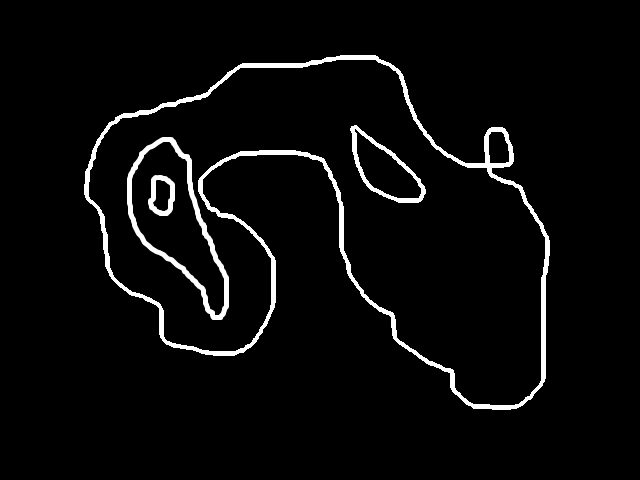
#> input picture region.png, 640 x 480 px
$ python region.py
#> lines starting #> are read from the running program, lines starting #| are printed output that depends on the picture; after the words box and inside, x2 and y2 are one past the last pixel; in counts of white or black regions, pixels touching at a corner belong together

import cv2
import numpy as np
import matplotlib.pyplot as plt

# Read the image
image = cv2.imread('region.png')
#> image is the input picture: shape (480, 640, 3); min 0, max 255, mean 9.9

# Convert the image to grayscale
gray_image = cv2.cvtColor(image, cv2.COLOR_BGR2GRAY)

# Threshold the image to create a binary mask
_, mask = cv2.threshold(gray_image, 0, 255, cv2.THRESH_BINARY)
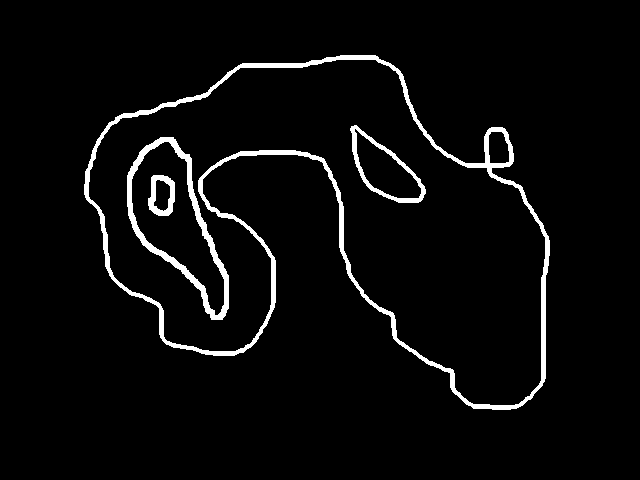
#> mask: shape (480, 640); 4% white; 4 white regions, box (x1, y1, x2, y2) and area: (84, 55, 550, 410) 8265, (127, 137, 229, 320) 2556, (350, 125, 426, 203) 951, (148, 175, 175, 216) 557

# Copy the mask to ensure the original image doesn't get overwritten
filled_image = mask.copy()

# Choose a seed point (x, y) within the region you want to fill
seed_point = (100, 100)

# Perform region filling using flood fill algorithm
cv2.floodFill(filled_image, None, seed_point, 255)
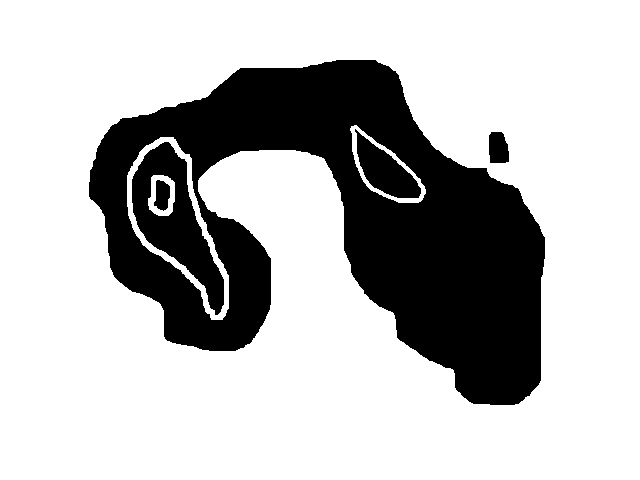
#> filled_image: shape (480, 640); 73.7% white; 5 black regions, box (x1, y1, x2, y2) and area: (89, 60, 545, 405) 71684, (132, 142, 224, 315) 6186, (355, 129, 421, 198) 2122, (489, 132, 509, 163) 545, (154, 180, 170, 211) 367

# Invert the filled image (optional)
filled_image = cv2.bitwise_not(filled_image)

# Display the original image and the filled region using subplots
plt.figure(figsize=(10, 5))

plt.subplot(1, 2, 1)
plt.imshow(cv2.cvtColor(image, cv2.COLOR_BGR2RGB))
plt.title('Original Image')
plt.axis('off')

plt.subplot(1, 2, 2)
plt.imshow(filled_image, cmap='gray')
plt.title('Filled Region')
plt.axis('off')

plt.show()
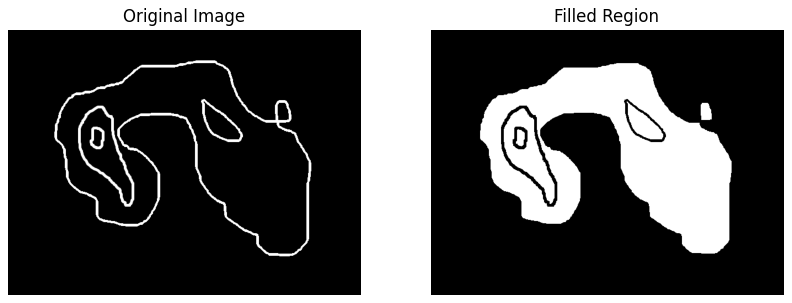
#> figure drawn by matplotlib, 2 panels

$ run again, with add2.png copied over region.png
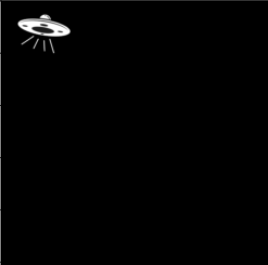
#> input picture add2.png, 268 x 265 px
#> image is the input picture: shape (265, 268, 3); min 0, max 255, mean 2.8
#> `_, mask = cv2.threshold(gray_image, 0, 255, cv2.THRESH_BINARY)`:
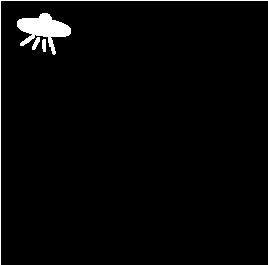
#> mask: shape (265, 268); 2.3% white; 4 white regions, box (x1, y1, x2, y2) and area: (17, 13, 71, 55) 1018, (0, 0, 268, 265) 532, (32, 37, 40, 50) 55, (42, 39, 46, 52) 48
#> `plt.show()`:
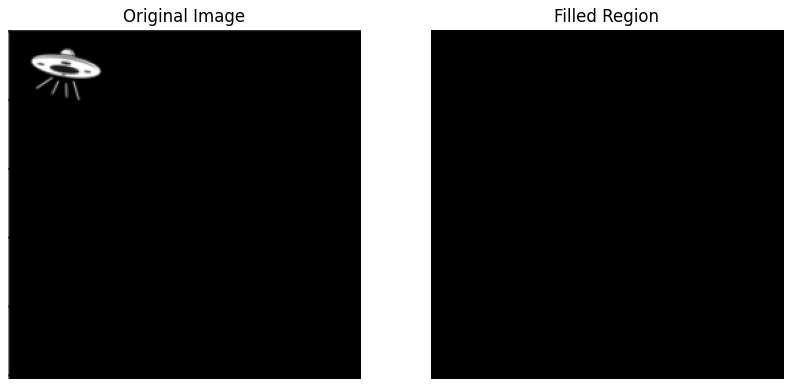
#> figure drawn by matplotlib, 2 panels
